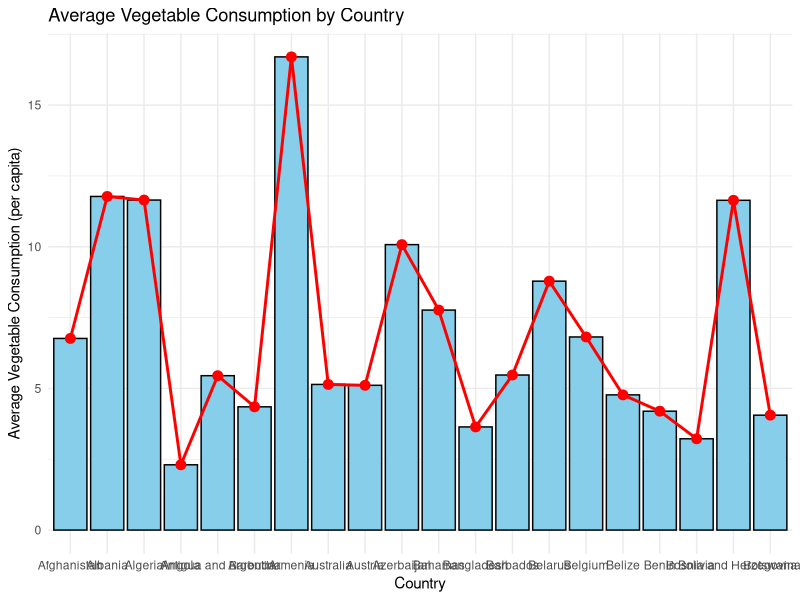
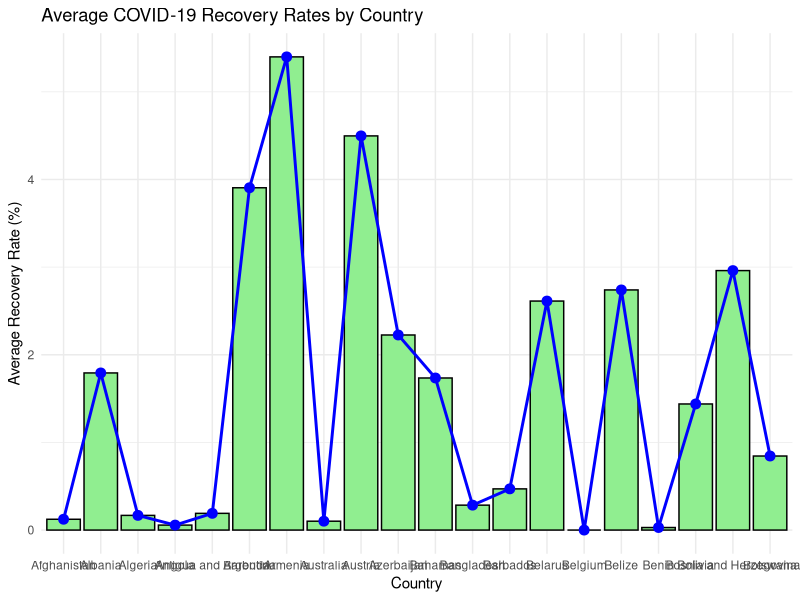
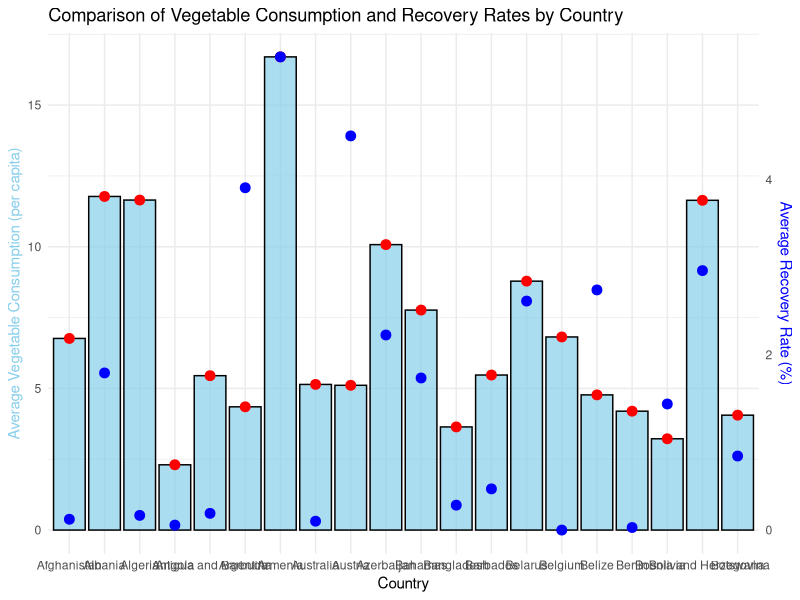

Write R code to recreate these figures, in order.

library(ggplot2)
library(dplyr)

dataset <- read.csv("dataset.csv")

summary_data <- dataset %>%
  group_by(Country) %>%
  summarise(
    Avg_Vegetables = mean(Vegetables),
    Avg_Recovered = mean(Recovered)
  )


ggplot(summary_data, aes(x = Country, y = Avg_Vegetables, group = 1)) +
  geom_bar(stat = "identity", fill = "skyblue", color = "black") +
  geom_line(aes(y = Avg_Vegetables), color = "red", size = 1) +
  geom_point(aes(y = Avg_Vegetables), color = "red", size = 3) +
  labs(
    title = "Average Vegetable Consumption by Country",
    x = "Country",
    y = "Average Vegetable Consumption (per capita)"
  ) +
  theme_minimal()


ggplot(summary_data, aes(x = Country, y = Avg_Recovered, group = 1)) +
  geom_bar(stat = "identity", fill = "lightgreen", color = "black") +
  geom_line(aes(y = Avg_Recovered), color = "blue", size = 1) +
  geom_point(aes(y = Avg_Recovered), color = "blue", size = 3) +
  labs(
    title = "Average COVID-19 Recovery Rates by Country",
    x = "Country",
    y = "Average Recovery Rate (%)"
  ) +
  theme_minimal()


max_veg <- max(summary_data$Avg_Vegetables, na.rm = TRUE)
max_recov <- max(summary_data$Avg_Recovered, na.rm = TRUE)

summary_data <- summary_data %>%
  mutate(
    Scaled_Recovered = Avg_Recovered * max_veg / max_recov  
  )

ggplot(summary_data, aes(x = Country)) +
  
  geom_bar(aes(y = Avg_Vegetables), stat = "identity", fill = "skyblue", color = "black", alpha = 0.7) +
  
  geom_line(aes(y = Avg_Vegetables), color = "red", size = 1) +
  geom_line(aes(y = Scaled_Recovered), color = "blue", size = 1) +
  
  geom_point(aes(y = Avg_Vegetables), color = "red", size = 3) +
  
  geom_point(aes(y = Scaled_Recovered), color = "blue", size = 3) +
  
  scale_y_continuous(
    name = "Average Vegetable Consumption (per capita)",
    sec.axis = sec_axis(~ . * max_recov / max_veg, name = "Average Recovery Rate (%)")
  ) +
  
  labs(
    title = "Comparison of Vegetable Consumption and Recovery Rates by Country",
    x = "Country"
  ) +
  theme_minimal() +
  theme(
    axis.title.y = element_text(color = "skyblue"),
    axis.title.y.right = element_text(color = "blue")
  )
